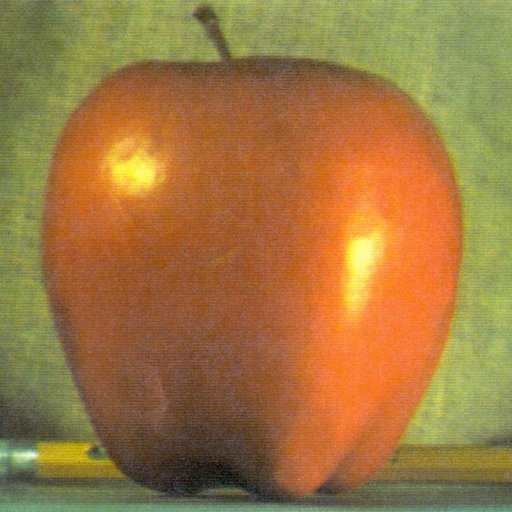
//> input picture hw1_Image_Blending/data/apple_big.jpg, 512 x 512 px
$ ./Image_Blending   (built with g++ and OpenCV 4)
//> lines starting //> are read from the running program, lines starting //| are printed output that depends on the picture
#include <iostream>
#include <opencv2/opencv.hpp>
#include <vector>
#include <string>

using namespace std;
using namespace cv;

// Saving results for visualization
vector<Mat> Laplacian_pyramid_src_1, Laplacian_pyramid_src_2, Laplacian_pyramid_blended, Reconstruct_pyramid;

// Getting Laplacian pyramid of an image.
// Notice: the result vector contains < Lap_pyr_1, ... Lap_pyr_level, Gaussian_pyr_level+1 >
vector<Mat> get_Laplacian_pyramid(int level_num, Mat& src){

    vector<Mat> Laplacian_pyramid;

    Mat tmp; src.copyTo(tmp);
    for(int i = 0; i < level_num; i++){
        Mat Gaussian_pyramid_i,_up, Laplacian_pyramid_i;
        pyrDown(tmp, Gaussian_pyramid_i);
        pyrUp(Gaussian_pyramid_i, _up, tmp.size());
        Laplacian_pyramid_i = tmp - _up;
        Laplacian_pyramid.push_back(Laplacian_pyramid_i);
        Gaussian_pyramid_i.copyTo(tmp);
    }
    Laplacian_pyramid.push_back(tmp);
    return Laplacian_pyramid;
}
// Getting blended Laplacian pyramid.
// blended_Laplacian_pyramid_i = pyr1_i * mask1 + pyr2_i * mask2
// Notice: The result vector contains < blended_Lap_pyr_1, ... blended_Lap_pyr_level, blended_Gaussian_pyr_level+1 >
vector<Mat> get_blended_Laplacian_pyramid(int level_num, vector<Mat>pyr1, vector<Mat>pyr2, Mat& mask1, Mat& mask2){
    vector<Mat> blended_Laplacian_Pyramid;
    Mat mask1_tmp, mask2_tmp; mask1.copyTo(mask1_tmp); mask2.copyTo(mask2_tmp);
    Mat mask1_BGR, mask2_BGR;
    cvtColor(mask1_tmp, mask1_BGR, COLOR_GRAY2BGR);
    cvtColor(mask2_tmp, mask2_BGR, COLOR_GRAY2BGR);

    for(int i = 0 ; i <=level_num; i++){//0 ~ level_num-1 is Laplacian pyramid. level_num is gaussian pyramid_level_num+1
        Mat Lap_pyr_1_i = pyr1[i].mul(mask1_BGR); Mat Lap_pyr_2_i = pyr2[i].mul(mask2_BGR);
        Mat blended_Lap_pyr_i = Lap_pyr_1_i + Lap_pyr_2_i;

        blended_Laplacian_Pyramid.push_back(blended_Lap_pyr_i);

        pyrDown(mask1_tmp,mask1_tmp);
        pyrDown(mask2_tmp,mask2_tmp);
        cvtColor(mask1_tmp, mask1_BGR, COLOR_GRAY2BGR);
        cvtColor(mask2_tmp, mask2_BGR, COLOR_GRAY2BGR);
    }
    return blended_Laplacian_Pyramid;
}
// Main blending function
Mat Img_blending_based_on_Laplacian_pyr(int level, Mat& src1, Mat& src2, Mat& mask1, Mat& mask2){
    vector<Mat> Lap_pyr_1, Lap_pyr_2, Lap_pyr_blended;
    Laplacian_pyramid_src_1 = Lap_pyr_1 = get_Laplacian_pyramid(level, src1);
    Laplacian_pyramid_src_2 = Lap_pyr_2 = get_Laplacian_pyramid(level, src2);
    Laplacian_pyramid_blended = Lap_pyr_blended = get_blended_Laplacian_pyramid(level,Lap_pyr_1,Lap_pyr_2,mask1,mask2);

    Mat current_Img = Lap_pyr_blended.back(); // Gaussian_Pyramid_i+1
    // Reconstructing
    for(int i = level-1; i >= 0; i--){
        Mat _up;
        pyrUp(current_Img, _up, Lap_pyr_blended[i].size());

        Mat resconstructed_Img;
        resconstructed_Img = _up + Lap_pyr_blended[i];

        resconstructed_Img.copyTo(current_Img);
        Reconstruct_pyramid.push_back(resconstructed_Img);
    }
    current_Img.convertTo(current_Img,CV_8UC3);
    return current_Img;
}
// Visualization function
// Given a vector and a window name, generate a concatenated image and show it.
// Notice: If you want to visualize Laplacian pyramid of src1, src2 or blended,
// you need to convert images in vectors to CV_8UC3, otherwise a wrong black img will be shown.
void Visualization_vector(vector<Mat>src, string window_name, bool save = false){
    //
    int show_res_width = 0, show_res_height = 0;

    int size = src.size();
    for(int i = 0; i < size; i++){
        Mat current_Img = src[i];
        show_res_width += current_Img.size().width;
        show_res_height = max(show_res_height, current_Img.size().height);
    }

    Mat show_res = Mat::zeros(Size(show_res_width,show_res_height),CV_8UC3);
    int current_width = 0;
    for(int i = 0; i < size; i++){
        Mat current_Img = src[i];
        Rect show_rect(current_width,0,current_Img.size().width,current_Img.size().height);
        current_Img.copyTo(show_res(show_rect));
        current_width += current_Img.size().width;
    }
    imshow(window_name,show_res);
    if(save == true){
        imwrite("./data/" + window_name + ".jpg",show_res);
    }
    waitKey(0);
}
int main(void)
{
    string path1 = "./data/apple_big.jpg";
    string path2 = "./data/orange_big.jpg";
    Mat src_image_1 = imread(path1);
//> src_image_1 is the input picture: 512 rows x 512 cols, CV_8UC3; mean B, G, R 64.8, 119.7, 159.1
    Mat src_image_2 = imread(path2);
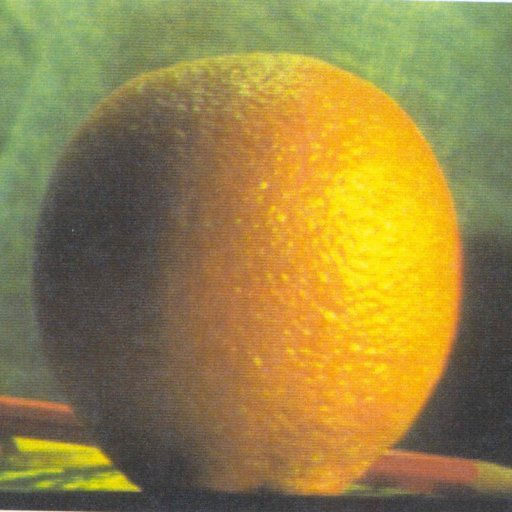
//> input picture hw1_Image_Blending/data/orange_big.jpg, 512 x 512 px
//> src_image_2 is the input picture: 512 rows x 512 cols, CV_8UC3; mean B, G, R 69.2, 131.8, 150.2

    Mat src_image_1_32F, src_image_2_32F;
    src_image_1.convertTo(src_image_1_32F,CV_32FC3);
    src_image_2.convertTo(src_image_2_32F,CV_32FC3);

    Mat mask1 = Mat::zeros(src_image_1.size(), CV_32FC1);
    mask1(Range::all(), Range(0, mask1.cols * 0.5)) = 1.0;

    Mat mask2 = Mat::zeros(src_image_2.size(),CV_32FC1);
    mask2.setTo(1.0);
    mask2 -= mask1;

    int level = 10;
    Mat res = Img_blending_based_on_Laplacian_pyr(level,src_image_1_32F,src_image_2_32F,mask1,mask2);
//> the loop in get_Laplacian_pyramid, `for(int i = 0; i < level_num; i++)` made 10 passes
//> tmp on pass 9: [[62.05, 118.3, 158.3]]
//> (Laplacian_pyramid_i, tmp) on pass 10: ([[3.81e-06, -7.63e-06, 0]], [[62.05, 118.3, 158.3]])
//> pass 1, in get_Laplacian_pyramid, `Laplacian_pyramid_i = tmp - _up;`:
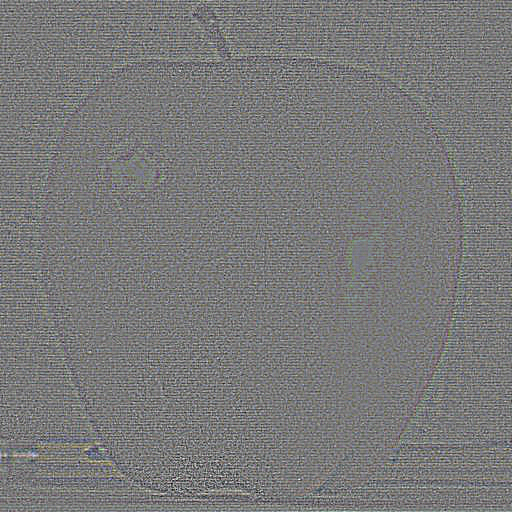
//> Laplacian_pyramid_i: 512 rows x 512 cols, CV_32FC3; mean B, G, R 0, 0, 0; drawn with min black and max white
//> the loop in get_Laplacian_pyramid (call 2), `for(int i = 0; i < level_num; i++)` made 10 passes
//> tmp on pass 9: [[76.71, 134.3, 144.8]]
//> (Laplacian_pyramid_i, tmp) on pass 10: ([[-7.63e-06, 0, 0]], [[76.71, 134.3, 144.8]])
//> the loop in get_blended_Laplacian_pyramid, `for(int i = 0 ; i <=level_num; i++)` made 11 passes
//> (Lap_pyr_1_i, Lap_pyr_2_i, blended_Lap_pyr_i) on passes 10 to 11: ([[2.76e-06, -5.52e-06, 0]], [[-2.11e-06, 0, 0]], [[6.44e-07, -5.52e-06, 0]]), ([[44.85, 85.55, 114.5]], [[21.26, 37.21, 40.11]], [[66.11, 122.8, 154.6]])
//> in Img_blending_based_on_Laplacian_pyr, `Laplacian_pyramid_blended = Lap_pyr_blended = get_blended_Laplacian_py..`:
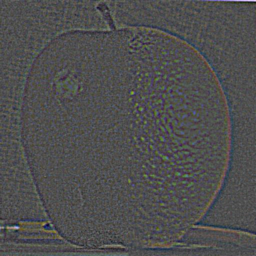
//> Laplacian_pyramid_blended[1]: 256 rows x 256 cols, CV_32FC3; mean B, G, R 0, 0, 0; drawn with min black and max white
//> in Img_blending_based_on_Laplacian_pyr, `Laplacian_pyramid_blended = Lap_pyr_blended = get_blended_Laplacian_py..`:
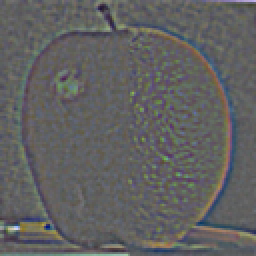
//> Laplacian_pyramid_blended[2]: 128 rows x 128 cols, CV_32FC3 (shown 2 times larger); mean B, G, R 0.1, 0.1, 0; drawn with min black and max white
//> in Img_blending_based_on_Laplacian_pyr, `Mat current_Img = Lap_pyr_blended.back();`: current_Img = [[66.11, 122.8, 154.6]]
//> the loop in Img_blending_based_on_Laplacian_pyr, `for(int i = level-1; i >= 0; i--)` made 10 passes
//> after the loop in Img_blending_based_on_Laplacian_pyr, `for(int i = level-1; i >= 0; i--)`:
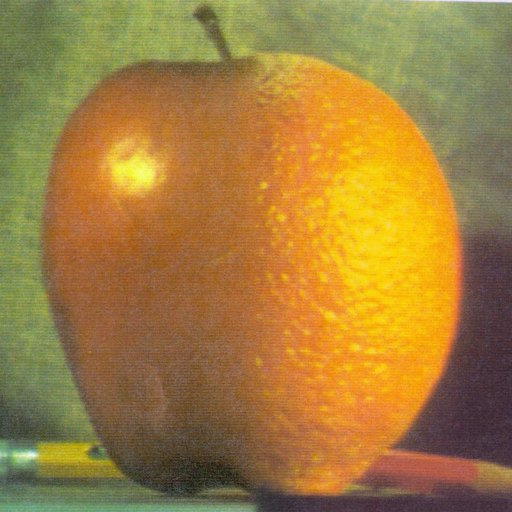
//> current_Img: 512 rows x 512 cols, CV_32FC3; mean B, G, R 58.4, 125.6, 162.4; drawn with min black and max white
    vector <Mat> res_vec; res_vec.push_back(src_image_1); res_vec.push_back(src_image_2); res_vec.push_back(res);
    string window_name = "level=" + to_string(level) + "_result";

    Visualization_vector(res_vec,window_name,true);
//> in Visualization_vector, `int size = src.size();`: size = 3
//> the loop in Visualization_vector, `for(int i = 0; i < size; i++)` made 3 passes
//> after the loop in Visualization_vector, `for(int i = 0; i < size; i++)`: show_res_width = 1536; show_res_height = 512
//> in Visualization_vector, `Mat show_res = Mat::zeros(Size(show_res_width,show_res_height),CV_8UC3);`: show_res: 512 rows x 1536 cols, CV_8UC3; every value is 0
//> after the loop in Visualization_vector, `for(int i = 0; i < size; i++)`:
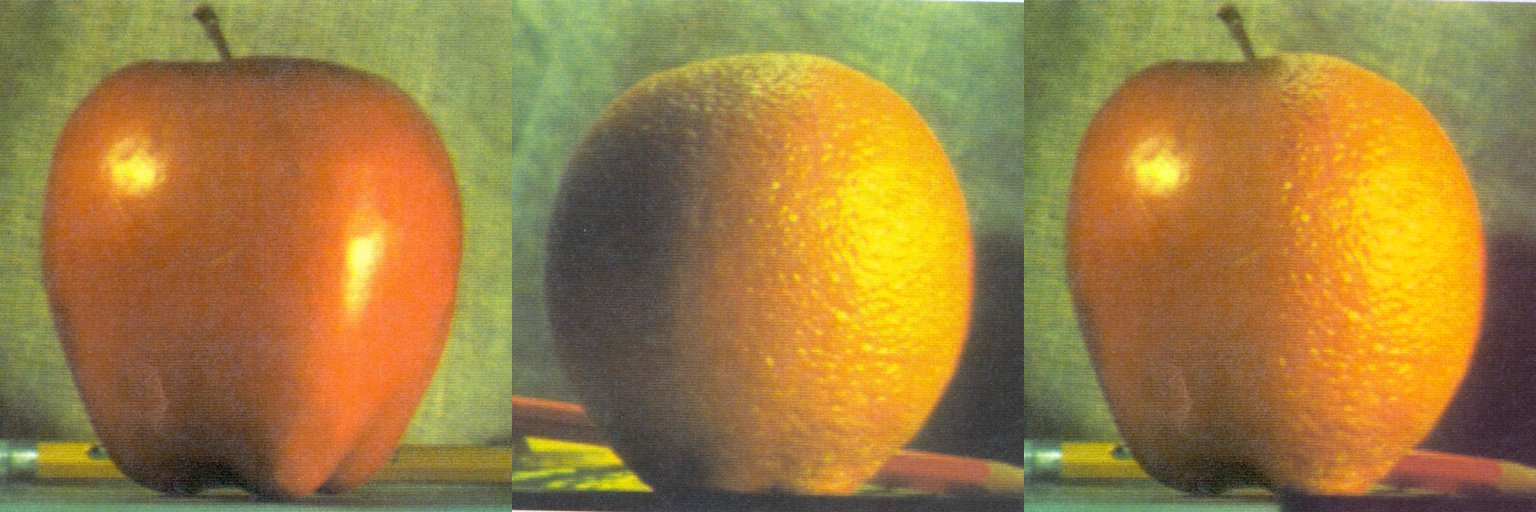
//> show_res: 512 rows x 1536 cols, CV_8UC3; mean B, G, R 64.1, 125.7, 157.2
//> after the loop in Visualization_vector, `for(int i = 0; i < size; i++)`: current_width = 1536
    Visualization_vector(Reconstruct_pyramid,"Reconstruct_pyramid",true);
//> call 2 of Visualization_vector, with window_name = "Reconstruct_pyramid", save = true
//> in Visualization_vector (call 2), `int size = src.size();`: size = 10
//> the loop in Visualization_vector (call 2), `for(int i = 0; i < size; i++)` made 10 passes
//> after the loop in Visualization_vector (call 2), `for(int i = 0; i < size; i++)`: show_res_width = 1023; show_res_height = 512
//> in Visualization_vector (call 2), `Mat show_res = Mat::zeros(Size(show_res_width,show_res_height),CV_8UC3);`: show_res: 512 rows x 1023 cols, CV_8UC3; every value is 0
//> after the loop in Visualization_vector (call 2), `for(int i = 0; i < size; i++)`:
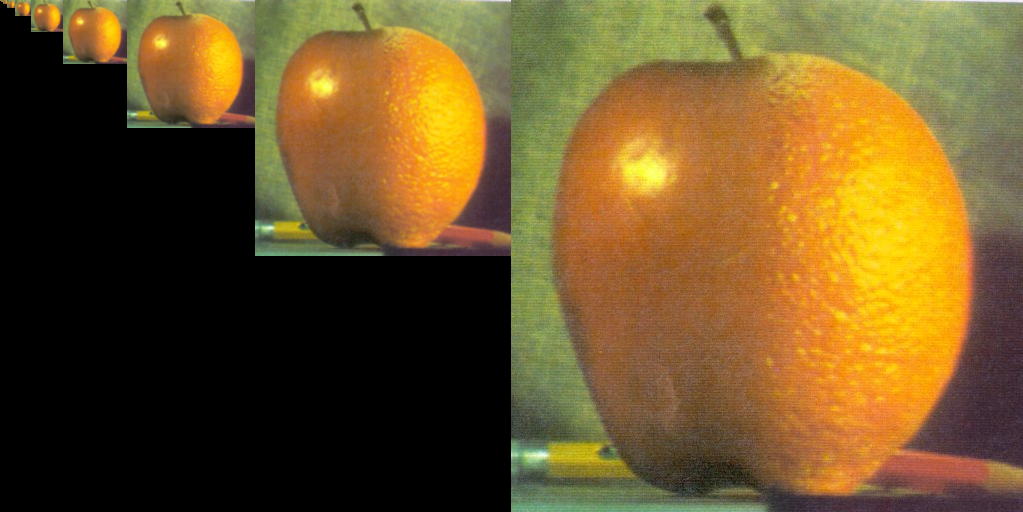
//> show_res: 512 rows x 1023 cols, CV_8UC3; mean B, G, R 39, 83.9, 108.4
//> after the loop in Visualization_vector (call 2), `for(int i = 0; i < size; i++)`: current_width = 1023
    return 0;
}
